Frame 1 (no input): blank canvas, image omitted
Frame 60 (the mouse pressed at the canvas centre just before this capture): blank canvas, image omitted
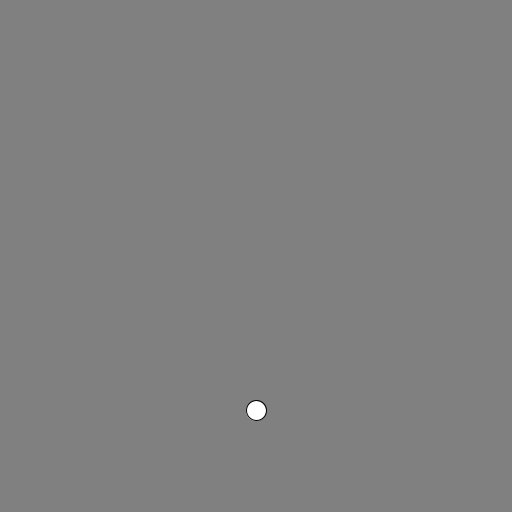
Frame 120 (the mouse held since frame 60 and released just before this capture)

The Processing sketch whose frames 1 and 60 were blank and that drew this single picture after the mouse press (run headless with seeded random() and noise(); from frame 60 on, the mouse is pressed at the canvas centre):

// Processing sketch: SuicaGame
// ── SuicaGame.pde
ArrayList <Fruit> fruits = new ArrayList <Fruit>();
ArrayList <Fruit> addList = new ArrayList <Fruit>();
ArrayList <Fruit> removeList = new ArrayList <Fruit>();

void setup() {
    size(512, 512);
}

void draw() {
    background(128);
    for (Fruit fruit : addList) {
        fruits.add(fruit);
    }
    for (Fruit fruit : removeList) {
        fruits.remove(fruit);
    }
    for (Fruit fruit : fruits) {
        fruit.step();
        fruit.display();
    }
}

void mousePressed() {
    fruits.add(new Cherry(mouseX,45));
}

class Fruit {
    PVector pos = new PVector();
    PVector vel = new PVector(0, 0);
    float radius, mass;
    final float g = 0.2;
    final float e = 0.2;
    Fruit(float x, float y) {
        pos.x = x;
        pos.y = y;
    }
    void display() {
        circle(pos.x, pos.y, radius * 2);
    }
    void collision(Fruit fruit) {
        PVector n = pos.copy().sub(fruit.pos).normalize();
        pos = fruit.pos.copy().add(n.copy().mult(fruit.radius + radius));
        float v1cos = vel.copy().dot(n);
        float v2cos = fruit.vel.copy().dot(n) *-  1.0;
        float totalMomentum = mass * v1cos + fruit.mass * v2cos;
        float relativeSpeedAfter = e * (v1cos + v2cos);
        float totalMass = mass + fruit.mass;
        vel.sub(n.copy().mult(PVector.dot(vel, n))).sub(n.copy().mult(( -totalMomentum + fruit.mass * relativeSpeedAfter) / totalMass));
        fruit.vel.add(n.copy().mult(PVector.dot(vel, n))).add(n.copy().mult(( -totalMomentum + mass * relativeSpeedAfter) / totalMass));
    }
    void step() {
        vel.y += g;
        pos.add(vel);
        
        for (Fruit fruit : fruits) {
            if (fruit == this) {continue;}
            if (pos.dist(fruit.pos) < radius + fruit.radius) {collision(fruit);}
        }
        
        if (pos.y > height - radius) { // bottom
            pos.y = height - radius;
            vel.y = -e * vel.y;
        } else if (pos.y < radius) {   // top
            println(pos);
            println("gameover");
            noLoop();
        }
        if (pos.x > width - radius) {  // right
            pos.x = width - radius;
            vel.x = -e * vel.x;
        } else if (pos.x < radius) {   // left
            pos.x = radius;
            vel.x = -e * vel.x;
        }
    }
}

class Cherry extends Fruit {
    Cherry(float x, float y) {
        super(x, y);
        super.radius = 10.0;
        super.mass = 1.0;
    }
    void collision(Fruit fruit) {
        super.collision(fruit);
        
    }
}

class Strawberry extends Fruit {
    Strawberry(float x, float y) {
        super(x, y);
        super.radius = 15.0;
        super.mass = 1.5;
    }
    void collision(Fruit fruit) {
        if (fruit instanceof Strawberry) {
            removeList.add(this);
            removeList.add(fruit);
            PVector newPos = fruit.pos.copy().add(pos).mult(0.5);
            addList.add(new Grapes(newPos.x, newPos.y));
        } else {
            super.collision(fruit);
        }
    }
}

class Grapes extends Fruit {
    Grapes(float x, float y) {
        super(x, y);
        super.radius = 25.0;
        super.mass = 2.5;
    }
    void collision(Fruit fruit) {
        if (fruit instanceof Grapes) {
            removeList.add(this);
            removeList.add(fruit);
            PVector newPos = fruit.pos.copy().add(pos).mult(0.5);
            addList.add(new Dekopon(newPos.x, newPos.y));
        } else {
            super.collision(fruit);
        }
    }
}

class Dekopon extends Fruit {
    Dekopon(float x, float y) {
        super(x, y);
        super.radius = 30.0;
        super.mass = 3.0;
    }
    void collision(Fruit fruit) {
        if (fruit instanceof Dekopon) {
            removeList.add(this);
            removeList.add(fruit);
            PVector newPos = fruit.pos.copy().add(pos).mult(0.5);
            addList.add(new Persimmon(newPos.x, newPos.y));
        } else {
            super.collision(fruit);
        }
    }
}

class Persimmon extends Fruit {
    Persimmon(float x, float y) {
        super(x, y);
        super.radius = 40.0;
        super.mass = 4.0;
    }
    void collision(Fruit fruit) {
        if (fruit instanceof Persimmon) {
            removeList.add(this);
            removeList.add(fruit);
            PVector newPos = fruit.pos.copy().add(pos).mult(0.5);
            addList.add(new Apple(newPos.x, newPos.y));
        } else {
            super.collision(fruit);
        }
    }
}

class Apple extends Fruit {
    Apple(float x, float y) {
        super(x, y);
        super.radius = 45.0;
        super.mass = 4.5;
    }
    void collision(Fruit fruit) {
        if (fruit instanceof Apple) {
            removeList.add(this);
            removeList.add(fruit);
            PVector newPos = fruit.pos.copy().add(pos).mult(0.5);
            addList.add(new Pear(newPos.x, newPos.y));
        } else {
            super.collision(fruit);
        }
    }
}

class Pear extends Fruit {
    Pear(float x, float y) {
        super(x, y);
        super.radius = 50.0;
        super.mass = 5.0;
    }
    void collision(Fruit fruit) {
        if (fruit instanceof Pear) {
            removeList.add(this);
            removeList.add(fruit);
            PVector newPos = fruit.pos.copy().add(pos).mult(0.5);
            addList.add(new Peach(newPos.x, newPos.y));
        } else {
            super.collision(fruit);
        }
    }
}

class Peach extends Fruit {
    Peach(float x, float y) {
        super(x, y);
        super.radius = 60.0;
        super.mass = 6.0;
    }
    void collision(Fruit fruit) {
        if (fruit instanceof Peach) {
            removeList.add(this);
            removeList.add(fruit);
            PVector newPos = fruit.pos.copy().add(pos).mult(0.5);
            addList.add(new Pineapple(newPos.x, newPos.y));
        } else {
            super.collision(fruit);
        }
    }
}

class Pineapple extends Fruit {
    Pineapple(float x, float y) {
        super(x, y);
        super.radius = 70.0;
        super.mass = 7.0;
    }
    void collision(Fruit fruit) {
        if (fruit instanceof Pineapple) {
            removeList.add(this);
            removeList.add(fruit);
            PVector newPos = fruit.pos.copy().add(pos).mult(0.5);
            addList.add(new Melon(newPos.x, newPos.y));
        } else {
            super.collision(fruit);
        }
    }
}

class Melon extends Fruit {
    Melon(float x, float y) {
        super(x, y);
        super.radius = 90.0;
        super.mass = 9.0;
    }
    void collision(Fruit fruit) {
        if (fruit instanceof Melon) {
            removeList.add(this);
            removeList.add(fruit);
            PVector newPos = fruit.pos.copy().add(pos).mult(0.5);
            addList.add(new Watermelon(newPos.x, newPos.y));
        } else {
            super.collision(fruit);
        }
    }
}

class Watermelon extends Fruit {
    Watermelon(float x, float y) {
        super(x, y);
        super.radius = 110.0;
        super.mass = 11.0;
    }
}
